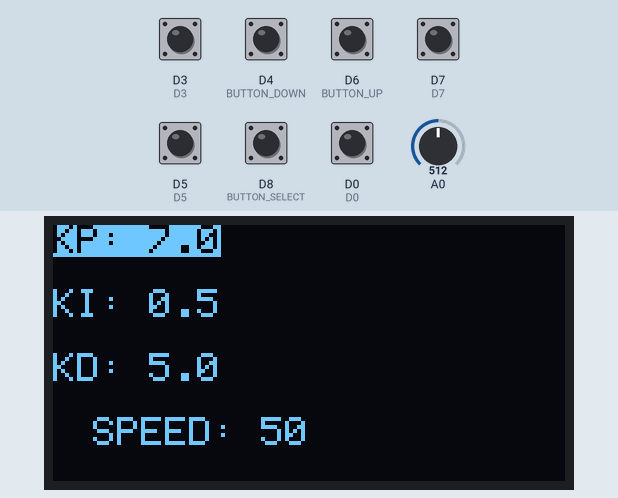
Simulated run of this program. Board: ESP8266 (NodeMCU). On the bench: 128×64 one-colour display. The test bench sets the inputs (shaded band); at power-on: D0, D3, D4 (BUTTON_DOWN), D5, D6 (BUTTON_UP), D7 HIGH, D8 (BUTTON_SELECT) LOW, A0 = 512.

Above: at 1.2 s.
1.3 s: D8 (BUTTON_SELECT) pulled HIGH for 1 s
At 3.4 s:
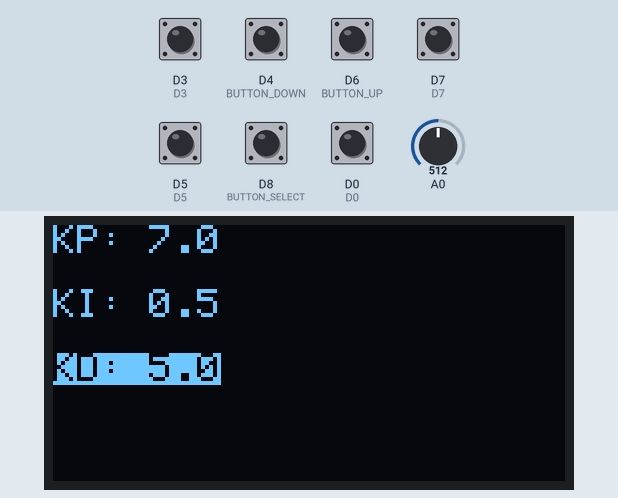
3.8 s: A0 set to 535
At 4.6 s:
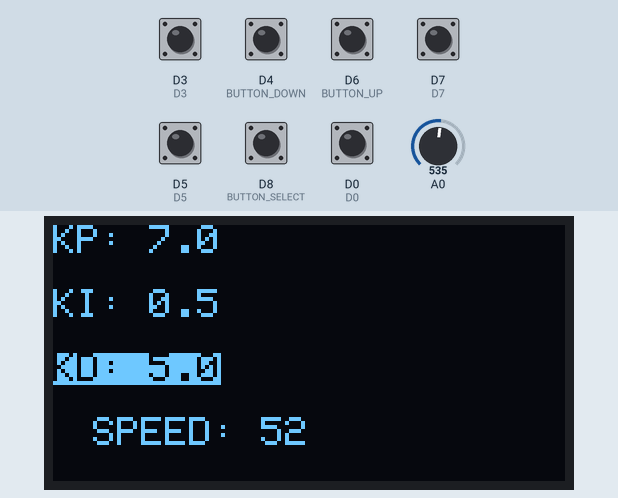
5.3 s: D4 (BUTTON_DOWN) pulled LOW for 0.15 s
At 5.7 s:
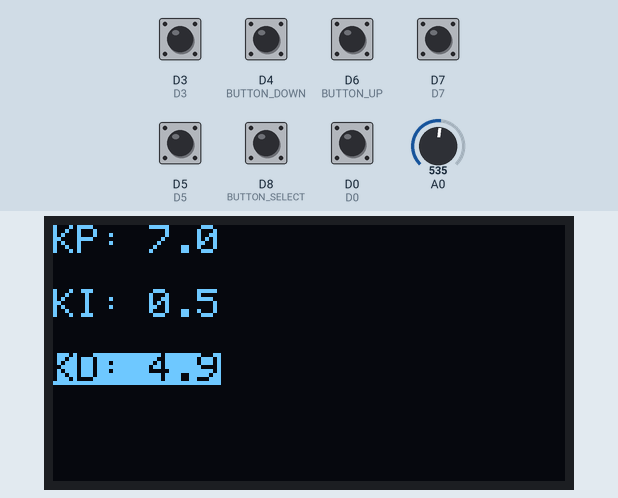
6.9 s: D6 (BUTTON_UP) pulled LOW for 1 s
At 9.0 s:
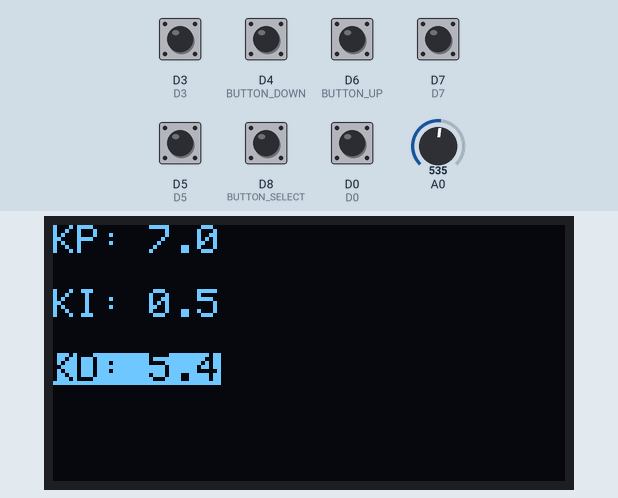
9.4 s: D6 (BUTTON_UP) pulled LOW for 0.15 s
At 10.1 s:
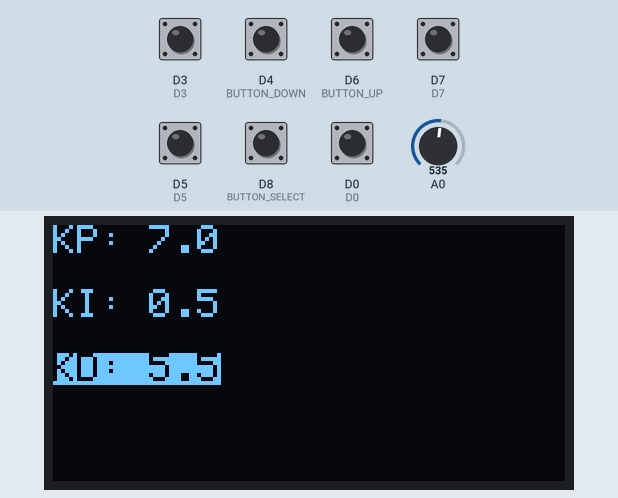
11.0 s: D8 (BUTTON_SELECT) pulled HIGH for 0.15 s
At 12.5 s:
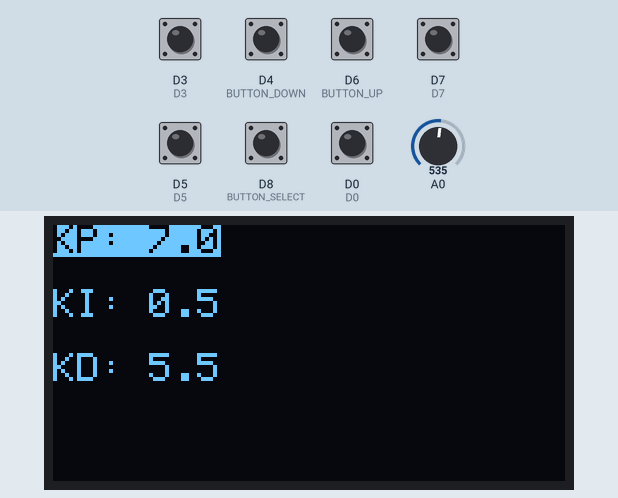
Timing chart, 0 to 13.6 s (numbered marks = the images above; inputs shaded):
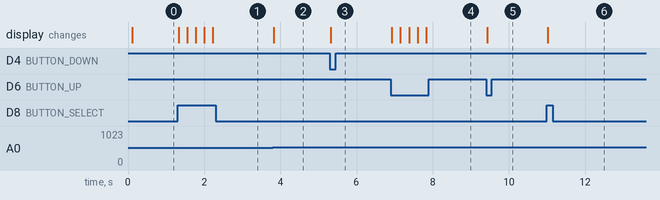

The program:

main.cpp
```cpp
#include <Wire.h>
#include <Adafruit_GFX.h>
#include <Adafruit_SSD1306.h>
#include <ESP8266WiFi.h>
#include <espnow.h>
#define SCREEN_WIDTH 128
#define SCREEN_HEIGHT 64
#define OLED_RESET    -1
Adafruit_SSD1306 display(SCREEN_WIDTH, SCREEN_HEIGHT, &Wire, OLED_RESET);
float KP = 7.0, KI = 0.5, KD = 5.0  ;
int selectedParam = 0,SPEED; // 0: KP, 1: KI, 2: KD
#define D0 16  // GPIO5 d0 lefft
#define D5 14 // GPIO14 d5 righ
#define D3 0 // GPIO12  forwar
#define D7 13 // GPIO13 d7 mode
#define BUTTON_SELECT 15 // Chọn thông số d8
#define BUTTON_UP     12 // Tăng giá trị d6
#define BUTTON_DOWN   2 // Giảm giá trị d4
int isAutoMode =0;
int Pre_SPEED;

uint8_t broadcastAddress[] = {0x8c, 0x4F, 0x00, 0x0F, 0x72, 0x08};  // Địa chỉ MAC của ESP32 8C:4F:00:0F:72:08
typedef struct struct_message {
  char control[32]; // Chuỗi lệnh điều khiển
  float kp;      // Giá trị float 1
  float ki;      // Giá trị float 2
  float kd;      // Giá trị float 3
  float speed;
} struct_message;

struct_message myData;

void sendData(const char *msg, float kp, float ki, float kd, int speed) {
  strcpy(myData.control, msg); // Cập nhật chuỗi điều khiển
  myData.kp = KP; // Cập nhật kp
  myData.ki = KI; // Cập nhật ki
  myData.kd = KD; // Cập nhật kd
  myData.speed = speed; // Cập nhật speed

  // Gửi  toàn bộ struct qua ESP-NOW
  esp_now_send(broadcastAddress, (uint8_t *) &myData, sizeof(myData));
}

// Các thông số KP, KI, KD


// Chân nút bấm

void drawParameters() {
  display.clearDisplay();

  // Vẽ thông số KP
  if (selectedParam == 0) {
    display.setTextColor(SSD1306_BLACK, SSD1306_WHITE); // Đảo màu
  } else {
    display.setTextColor(SSD1306_WHITE, SSD1306_BLACK);
  }
  display.setCursor(0, 0);
  display.print("KP: ");
  display.print(KP, 1);

  // Vẽ thông số KI
  if (selectedParam == 1) {
    display.setTextColor(SSD1306_BLACK, SSD1306_WHITE); // Đảo màu
  } else {
    display.setTextColor(SSD1306_WHITE, SSD1306_BLACK);
  }
  display.setCursor(0, 16);
  display.print("KI: ");
  display.print(KI, 1);

  // Vẽ thông số KD
  if (selectedParam == 2) {
    display.setTextColor(SSD1306_BLACK, SSD1306_WHITE); // Đảo màu
  } else {
    display.setTextColor(SSD1306_WHITE, SSD1306_BLACK);
  }
  display.setCursor(0, 32);
  display.print("KD: ");
  display.print(KD, 1);

  display.setTextColor(SSD1306_WHITE, SSD1306_BLACK);
  display.setCursor(60, 0);
  display.display();
}
void setup() {
   Serial.begin(9600);
  WiFi.mode(WIFI_STA);

  if (esp_now_init() != 0) {
    Serial.println("ESP-NOW Init Failed");
    return;
  }

  esp_now_set_self_role(ESP_NOW_ROLE_CONTROLLER);
  esp_now_add_peer(broadcastAddress, ESP_NOW_ROLE_SLAVE, 1, NULL, 0);

  pinMode(D0, INPUT_PULLUP);
  pinMode(D3, INPUT_PULLUP);
  pinMode(D5, INPUT_PULLUP);
  pinMode(D7, INPUT_PULLUP);
  pinMode(BUTTON_SELECT, INPUT);
  pinMode(BUTTON_UP, INPUT_PULLUP);
  pinMode(BUTTON_DOWN, INPUT_PULLUP);

  if (!display.begin(SSD1306_SWITCHCAPVCC, 0x3C)) {
    Serial.println(F("Không thể khởi tạo OLED"));
    while (true);
  }

  display.clearDisplay();
  display.display();
  drawParameters();
  display.setCursor(10, 48);
  display.print("Speed: ");
  display.print(SPEED);

}

void loop() {
  SPEED = (analogRead(A0)*100)/1024;
  if(Pre_SPEED != SPEED){
  display.setCursor(10, 48);
  display.print("SPEED: ");
  display.print(SPEED);
  display.display();
  Pre_SPEED = SPEED;

  }
  // Đọc các nút bấm
  if (digitalRead(BUTTON_SELECT) == HIGH) {
    selectedParam = (selectedParam + 1) % 3; // Chuyển giữa 3 thông số
    drawParameters();
    delay(200); // Tránh nhận nhiều lần nhấn
  }

  if (digitalRead(BUTTON_UP) == LOW) {
    if (selectedParam == 0) KP += 0.1;
    else if (selectedParam == 1) KI += 0.1;
    else if (selectedParam == 2) KD += 0.1;
    drawParameters();
    sendData("no",KP,KI,KD,SPEED );
    delay(200);
  }

  if (digitalRead(BUTTON_DOWN) == LOW) {
    if (selectedParam == 0) KP -= 0.1;
    else if (selectedParam == 1) KI -= 0.1;
    else if (selectedParam == 2) KD -= 0.1;
    drawParameters();
    sendData("no",KP,KI,KD,SPEED );
    delay(200);
  }
  if (digitalRead(D7) == LOW) {  // Khi nút nhấn được nhấn
      delay(200); // Chống dội nút
      isAutoMode = isAutoMode + 1;
      if (isAutoMode > 2) {isAutoMode=0;}
      if (isAutoMode == 0) {
          sendData("manual",KP,KI,KD,SPEED);
          Serial.print("manual");
          Serial.println();
           // Gửi lệnh chuyển sang chế độ tự động
      }
      if (isAutoMode == 1) {
          sendData("fll",KP,KI,KD,SPEED );
          Serial.print("fll");
          Serial.println();
           // Gửi lệnh chuyển sang chế độ tự động
      }
    }
  if (digitalRead(D0) == LOW) {
    sendData("phai",KP,KI,KD,SPEED );
    Serial.print("phải");
    Serial.println();
    delay(200);
  }
  if (digitalRead(D3) == LOW) {
    sendData("len",KP,KI,KD,SPEED );
        Serial.print("lên");
        Serial.println();
        delay(200);

  }
  if (digitalRead(D5) == LOW) {
    sendData("trai",KP,KI,KD,SPEED);
        Serial.print("trái");
        Serial.println();
        delay(200);

  }

}
```

Measured:
- the behaviour switches between 522 and 523 on A0 (found by bisection; images 1 and 2)
- after the input at 1.3 s, the display: first changes at once (image 1 shows a later state)
- after the input at 3.8 s, the display: changes at once (image 2)
- after the input at 5.3 s, the display: changes at once (image 3)
- after the input at 6.9 s, the display: first changes at once (image 4 shows a later state)
- after the input at 9.4 s, the display: changes at once (image 5)
- after the input at 11.0 s, the display: changes at once (image 6)
